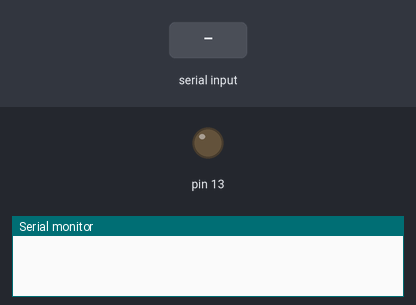
This sketch was run on a simulated Arduino Uno, built with avr-gcc and run on an emulated ATmega328P. Shown: output pins drawn as LEDs (lit = HIGH), the last lines printed to the serial monitor. Inputs (shaded band) come from the test bench.

Above: at 1.2 s.
1.3 s: "1" received over Serial
At 1.6 s:
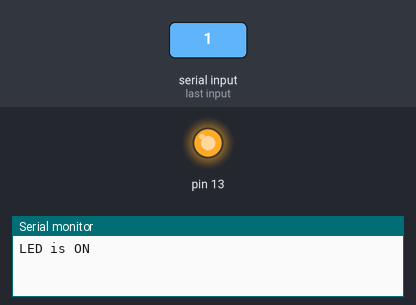
2.8 s: "0" received over Serial
At 3.9 s:
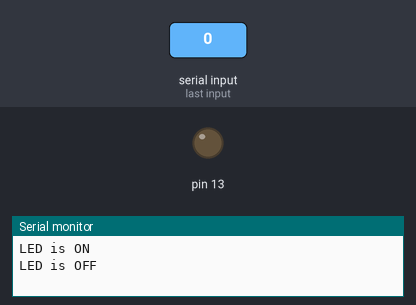
Timing chart, 0 to 5.8 s (numbered marks = the images above; inputs shaded):
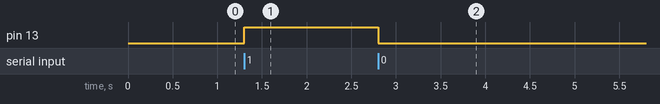

Measured:
- after the input at 1.3 s, pin 13: LOW → HIGH at once
- after the input at 2.8 s, pin 13: HIGH → LOW at once

The sketch:

SerialMonitorLed.ino
```cpp
void setup() {
  // Start the serial communication at 9600 baud rate
  Serial.begin(9600);

  // Set pin 13 as output for the LED
  pinMode(13, OUTPUT);

  // Ensure the LED is initially off
  digitalWrite(13, LOW);
}

void loop() {
  // Check if there is data available in the serial buffer
  if (Serial.available() > 0) {
    // Read the incoming byte
    char input = Serial.read();

    // Turn on the LED if the input is '1'
    if (input == '1') {
      digitalWrite(13, HIGH);
      Serial.println("LED is ON");
    }
    // Turn off the LED if the input is '0'
    else if (input == '0') {
      digitalWrite(13, LOW);
      Serial.println("LED is OFF");
    }
    // Handle invalid inputs
    else {
      Serial.println("Invalid input! Send '1' to turn ON the LED and '0' to turn it OFF.");
    }
  }
}
```
